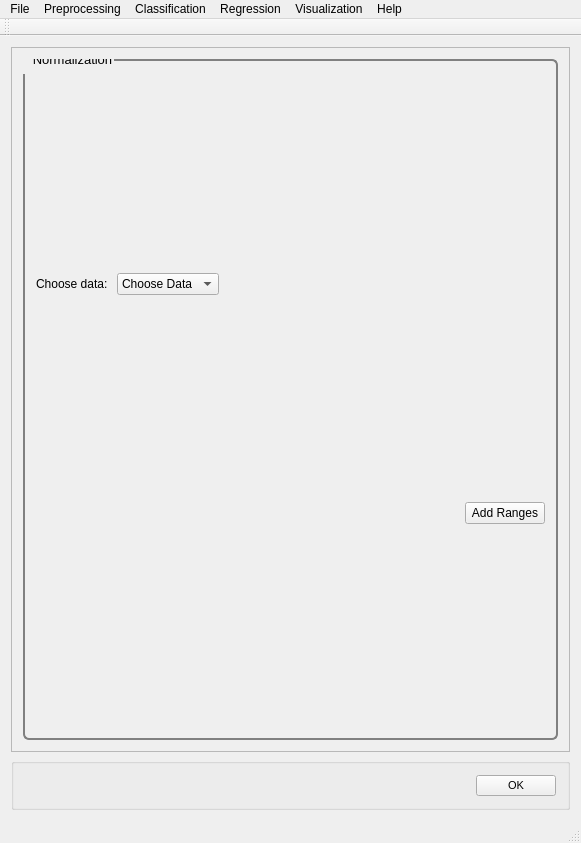
<?xml version="1.0" encoding="UTF-8"?>
<ui version="4.0">
 <class>MainWindow</class>
 <widget class="QMainWindow" name="MainWindow">
  <property name="geometry">
   <rect>
    <x>0</x>
    <y>0</y>
    <width>581</width>
    <height>843</height>
   </rect>
  </property>
  <property name="windowTitle">
   <string>PYSAT</string>
  </property>
  <widget class="QWidget" name="centralWidget">
   <layout class="QVBoxLayout" name="verticalLayout_9">
    <item>
     <widget class="QScrollArea" name="scrollArea">
      <property name="widgetResizable">
       <bool>true</bool>
      </property>
      <widget class="QWidget" name="scrollAreaWidgetContents_2">
       <property name="geometry">
        <rect>
         <x>0</x>
         <y>0</y>
         <width>561</width>
         <height>721</height>
        </rect>
       </property>
       <property name="font">
        <font>
         <pointsize>8</pointsize>
        </font>
       </property>
       <property name="styleSheet">
        <string notr="true">QGroupBox {
  border: 2px solid gray;
  border-radius: 6px;
  margin-top: 0.5em;
}

QGroupBox::title {

  padding-top: -14px;
  padding-left: 8px;
}
</string>
       </property>
       <layout class="QVBoxLayout" name="verticalLayout_8">
        <item>
         <widget class="QGroupBox" name="normalization">
          <property name="font">
           <font>
            <pointsize>10</pointsize>
           </font>
          </property>
          <property name="title">
           <string>Normalization</string>
          </property>
          <layout class="QVBoxLayout" name="verticalLayout">
           <item>
            <layout class="QHBoxLayout" name="normalization_choosedata_hlayout">
             <item>
              <widget class="QLabel" name="regression_choosedata_label">
               <property name="text">
                <string>Choose data: </string>
               </property>
              </widget>
             </item>
             <item>
              <widget class="QComboBox" name="regression_choosedata">
               <property name="iconSize">
                <size>
                 <width>50</width>
                 <height>20</height>
                </size>
               </property>
               <item>
                <property name="text">
                 <string>Choose Data</string>
                </property>
               </item>
               <item>
                <property name="text">
                 <string>Known Data</string>
                </property>
               </item>
              </widget>
             </item>
             <item>
              <spacer name="regression_choosedata_spacer">
               <property name="orientation">
                <enum>Qt::Horizontal</enum>
               </property>
               <property name="sizeHint" stdset="0">
                <size>
                 <width>40</width>
                 <height>20</height>
                </size>
               </property>
              </spacer>
             </item>
            </layout>
           </item>
           <item>
            <layout class="QHBoxLayout" name="add_ranges_button_hlayout">
             <item>
              <spacer name="add_ranges_button_spacer">
               <property name="orientation">
                <enum>Qt::Horizontal</enum>
               </property>
               <property name="sizeHint" stdset="0">
                <size>
                 <width>40</width>
                 <height>20</height>
                </size>
               </property>
              </spacer>
             </item>
             <item>
              <widget class="QPushButton" name="add_ranges_button">
               <property name="text">
                <string>Add Ranges</string>
               </property>
              </widget>
             </item>
            </layout>
           </item>
          </layout>
         </widget>
        </item>
       </layout>
      </widget>
     </widget>
    </item>
    <item>
     <widget class="QGroupBox" name="OK">
      <layout class="QHBoxLayout" name="ok">
       <item>
        <spacer name="horizontalSpacer_5">
         <property name="orientation">
          <enum>Qt::Horizontal</enum>
         </property>
         <property name="sizeHint" stdset="0">
          <size>
           <width>40</width>
           <height>20</height>
          </size>
         </property>
        </spacer>
       </item>
       <item>
        <widget class="QPushButton" name="okButton">
         <property name="font">
          <font>
           <pointsize>8</pointsize>
          </font>
         </property>
         <property name="mouseTracking">
          <bool>false</bool>
         </property>
         <property name="text">
          <string>OK</string>
         </property>
        </widget>
       </item>
      </layout>
     </widget>
    </item>
   </layout>
  </widget>
  <widget class="QToolBar" name="mainToolBar">
   <attribute name="toolBarArea">
    <enum>TopToolBarArea</enum>
   </attribute>
   <attribute name="toolBarBreak">
    <bool>false</bool>
   </attribute>
  </widget>
  <widget class="QStatusBar" name="statusBar"/>
  <widget class="QMenuBar" name="menuBar">
   <property name="geometry">
    <rect>
     <x>0</x>
     <y>0</y>
     <width>581</width>
     <height>21</height>
    </rect>
   </property>
   <widget class="QMenu" name="menuFile">
    <property name="title">
     <string>File</string>
    </property>
    <addaction name="actionLoad_Refence_Data"/>
    <addaction name="actionLoad_Unknown_Data"/>
    <addaction name="actionSet_output_location"/>
    <addaction name="separator"/>
    <addaction name="actionSave_Current_Plots"/>
    <addaction name="actionSave_Current_Data"/>
    <addaction name="separator"/>
    <addaction name="actionCreate_New_Workflow"/>
    <addaction name="actionSave_Current_Workflow"/>
    <addaction name="separator"/>
    <addaction name="actionExit"/>
   </widget>
   <widget class="QMenu" name="menuPreprocessing">
    <property name="title">
     <string>Preprocessing</string>
    </property>
    <widget class="QMenu" name="menuBaseline_Removal">
     <property name="title">
      <string>Baseline Removal</string>
     </property>
     <addaction name="actionALS"/>
     <addaction name="actionDietrich"/>
     <addaction name="actionPolyFit"/>
     <addaction name="actionAirPLS"/>
     <addaction name="actionFABC"/>
     <addaction name="actionKK"/>
     <addaction name="actionMario"/>
     <addaction name="actionMedian"/>
     <addaction name="actionRubberband"/>
     <addaction name="actionUndecimated_Wavelet"/>
    </widget>
    <widget class="QMenu" name="menuCalibration_Transfer">
     <property name="title">
      <string>Calibration Transfer</string>
     </property>
     <addaction name="actionRatio"/>
     <addaction name="actionTommy_s_Methgod"/>
     <addaction name="actionPiecewise_Direct_Standardization"/>
     <addaction name="actionOthers_3"/>
    </widget>
    <addaction name="actionNormalization"/>
    <addaction name="actionNoise_Reduction"/>
    <addaction name="actionApply_Mask"/>
    <addaction name="actionInterpolate"/>
    <addaction name="actionInstrument_Response"/>
    <addaction name="menuBaseline_Removal"/>
    <addaction name="menuCalibration_Transfer"/>
    <addaction name="actionICA_2"/>
    <addaction name="actionPCA_2"/>
   </widget>
   <widget class="QMenu" name="menuRegression">
    <property name="title">
     <string>Regression</string>
    </property>
    <addaction name="actionCross_Validation"/>
    <addaction name="actionTrain"/>
    <addaction name="actionPredict"/>
    <addaction name="actionCreate_N_Folds"/>
    <addaction name="actionCreate_Test_Folds"/>
    <addaction name="actionSubmodel_Ranges"/>
   </widget>
   <widget class="QMenu" name="menuHelp">
    <property name="title">
     <string>Help</string>
    </property>
    <addaction name="actionIndex"/>
    <addaction name="actionContent_2"/>
    <addaction name="separator"/>
    <addaction name="actionAbout"/>
    <addaction name="actionAbout_QtCreator"/>
   </widget>
   <widget class="QMenu" name="menuClassification">
    <property name="title">
     <string>Classification</string>
    </property>
    <widget class="QMenu" name="menuSupervised">
     <property name="title">
      <string>Supervised</string>
     </property>
     <addaction name="actionPLS_DA"/>
     <addaction name="actionSIMCA"/>
    </widget>
    <widget class="QMenu" name="menuClustering">
     <property name="title">
      <string>Clustering</string>
     </property>
     <addaction name="actionK_means"/>
     <addaction name="actionHierarchical_2"/>
    </widget>
    <addaction name="menuSupervised"/>
    <addaction name="menuClustering"/>
   </widget>
   <widget class="QMenu" name="menuVisualization">
    <property name="title">
     <string>Visualization</string>
    </property>
    <addaction name="actionLine_Plot"/>
    <addaction name="action1_to_1_Plot"/>
    <addaction name="actionScatter_Plot"/>
   </widget>
   <addaction name="menuFile"/>
   <addaction name="menuPreprocessing"/>
   <addaction name="menuClassification"/>
   <addaction name="menuRegression"/>
   <addaction name="menuVisualization"/>
   <addaction name="menuHelp"/>
  </widget>
  <action name="actionLoad_Refence_Data">
   <property name="text">
    <string>Load Refence Data</string>
   </property>
  </action>
  <action name="actionLoad_Unknown_Data">
   <property name="text">
    <string>Load Unknown Data</string>
   </property>
  </action>
  <action name="actionSave_Current_Workflow">
   <property name="text">
    <string>Save Current Workflow</string>
   </property>
  </action>
  <action name="actionSave_Current_Plots">
   <property name="text">
    <string>Save Current Plots</string>
   </property>
  </action>
  <action name="actionSave_Current_Data">
   <property name="text">
    <string>Save Current Data</string>
   </property>
  </action>
  <action name="actionCreate_New_Workflow">
   <property name="text">
    <string>Create New Workflow</string>
   </property>
  </action>
  <action name="actionNoise_Reduction">
   <property name="text">
    <string>Noise Reduction</string>
   </property>
  </action>
  <action name="actionApply_Mask">
   <property name="text">
    <string>Apply Mask</string>
   </property>
  </action>
  <action name="actionInterpolate">
   <property name="text">
    <string>Interpolate (unknown to known)</string>
   </property>
  </action>
  <action name="actionInstrument_Response">
   <property name="text">
    <string>Instrument Response</string>
   </property>
  </action>
  <action name="actionALS">
   <property name="text">
    <string>ALS</string>
   </property>
  </action>
  <action name="actionDietrich">
   <property name="text">
    <string>Dietrich</string>
   </property>
  </action>
  <action name="actionPolyFit">
   <property name="text">
    <string>PolyFit</string>
   </property>
  </action>
  <action name="actionAirPLS">
   <property name="text">
    <string>AirPLS</string>
   </property>
  </action>
  <action name="actionFABC">
   <property name="text">
    <string>FABC</string>
   </property>
  </action>
  <action name="actionKK">
   <property name="text">
    <string>KK</string>
   </property>
  </action>
  <action name="actionMario">
   <property name="text">
    <string>Mario</string>
   </property>
  </action>
  <action name="actionMedian">
   <property name="text">
    <string>Median</string>
   </property>
  </action>
  <action name="actionRubberband">
   <property name="text">
    <string>Rubberband</string>
   </property>
  </action>
  <action name="actionUndecimated_Wavelet">
   <property name="text">
    <string>Undecimated Wavelet</string>
   </property>
  </action>
  <action name="actionRatio">
   <property name="text">
    <string>Ratio</string>
   </property>
  </action>
  <action name="actionTommy_s_Methgod">
   <property name="text">
    <string>Tommy's Method</string>
   </property>
  </action>
  <action name="actionPiecewise_Direct_Standardization">
   <property name="text">
    <string>Piecewise Direct Standardization</string>
   </property>
  </action>
  <action name="actionPCA">
   <property name="text">
    <string>PCA</string>
   </property>
  </action>
  <action name="actionICA">
   <property name="text">
    <string>ICA</string>
   </property>
  </action>
  <action name="actionK_Means">
   <property name="text">
    <string>K-Means</string>
   </property>
  </action>
  <action name="actionHierarchical">
   <property name="text">
    <string>Hierarchical</string>
   </property>
  </action>
  <action name="actionOthers">
   <property name="text">
    <string>Others...</string>
   </property>
  </action>
  <action name="actionOthers_2">
   <property name="text">
    <string>Others...</string>
   </property>
  </action>
  <action name="actionOthers_3">
   <property name="text">
    <string>Others...</string>
   </property>
  </action>
  <action name="actionPLS">
   <property name="text">
    <string>PLS</string>
   </property>
  </action>
  <action name="actionSM_PLS">
   <property name="text">
    <string>SM-PLS</string>
   </property>
  </action>
  <action name="actionICA_Regression">
   <property name="text">
    <string>ICA Regression</string>
   </property>
  </action>
  <action name="actionGaussian_Process">
   <property name="text">
    <string>Gaussian Process</string>
   </property>
  </action>
  <action name="actionMLP">
   <property name="text">
    <string>MLP</string>
   </property>
  </action>
  <action name="actionSVM">
   <property name="text">
    <string>SVM</string>
   </property>
  </action>
  <action name="actionOthers_4">
   <property name="text">
    <string>Others...</string>
   </property>
  </action>
  <action name="actionOthers_5">
   <property name="text">
    <string>Others...</string>
   </property>
  </action>
  <action name="actionIndex">
   <property name="text">
    <string>Index</string>
   </property>
  </action>
  <action name="actionContent_2">
   <property name="text">
    <string>Content</string>
   </property>
  </action>
  <action name="actionAbout">
   <property name="text">
    <string>About...</string>
   </property>
  </action>
  <action name="actionAbout_QtCreator">
   <property name="text">
    <string>About Qt...</string>
   </property>
  </action>
  <action name="actionExit">
   <property name="text">
    <string>Exit</string>
   </property>
  </action>
  <action name="actionNormalization">
   <property name="text">
    <string>Normalization</string>
   </property>
  </action>
  <action name="actionICA_2">
   <property name="text">
    <string>ICA</string>
   </property>
  </action>
  <action name="actionPCA_2">
   <property name="text">
    <string>PCA</string>
   </property>
  </action>
  <action name="actionPLS_DA">
   <property name="text">
    <string>PLS-DA</string>
   </property>
  </action>
  <action name="actionSIMCA">
   <property name="text">
    <string>SIMCA</string>
   </property>
  </action>
  <action name="actionK_means">
   <property name="text">
    <string>K-means</string>
   </property>
  </action>
  <action name="actionHierarchical_2">
   <property name="text">
    <string>Hierarchical</string>
   </property>
  </action>
  <action name="actionCross_Validation">
   <property name="text">
    <string>Cross Validation</string>
   </property>
  </action>
  <action name="actionTrain">
   <property name="text">
    <string>Train</string>
   </property>
  </action>
  <action name="actionPredict">
   <property name="text">
    <string>Predict</string>
   </property>
  </action>
  <action name="actionLine_Plot">
   <property name="text">
    <string>Line Plot</string>
   </property>
  </action>
  <action name="action1_to_1_Plot">
   <property name="text">
    <string>1 to 1 Plot</string>
   </property>
  </action>
  <action name="actionScatter_Plot">
   <property name="text">
    <string>Scatter Plot</string>
   </property>
  </action>
  <action name="actionSet_output_location">
   <property name="text">
    <string>Output Location</string>
   </property>
  </action>
  <action name="actionCreate_N_Folds">
   <property name="text">
    <string>Create N Folds</string>
   </property>
  </action>
  <action name="actionCreate_Test_Folds">
   <property name="text">
    <string>Create Test Folds</string>
   </property>
  </action>
  <action name="actionSubmodel_Ranges">
   <property name="text">
    <string>Submodel Ranges</string>
   </property>
  </action>
 </widget>
 <layoutdefault spacing="6" margin="11"/>
 <resources/>
 <connections/>
</ui>
